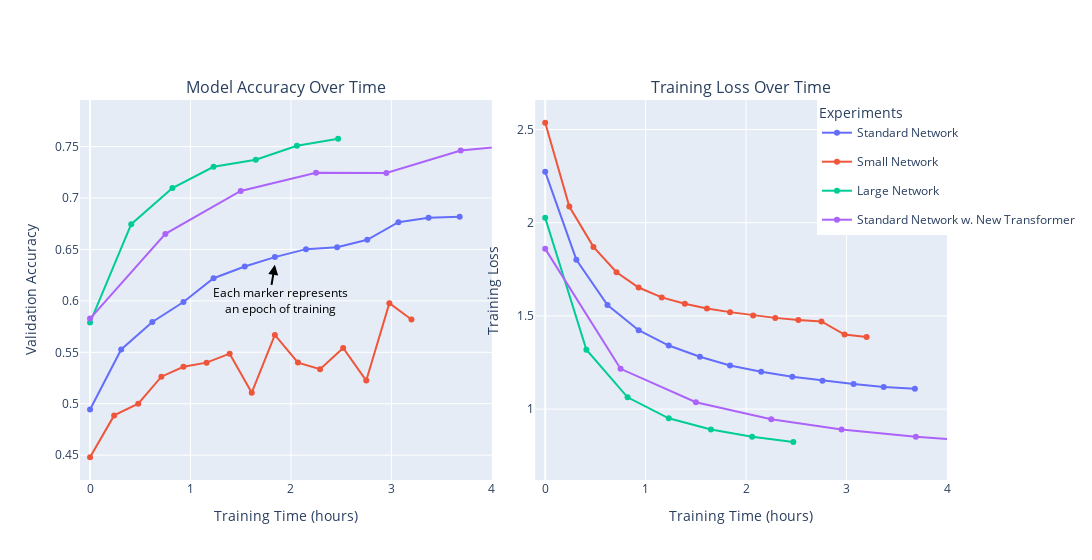

Here is the notebook cell this chart was saved with:
### Code cell
from plotly.subplots import make_subplots
import plotly.graph_objects as go

# Create subplots with 1 row and 2 columns
fig = make_subplots(
    rows=1, cols=2,
    subplot_titles=('Model Accuracy Over Time', 'Training Loss Over Time'),
    horizontal_spacing=0.05
)

# Get unique experiments for consistent coloring
experiments = pivot_df['experiment'].unique()
colors = px.colors.qualitative.Plotly[:len(experiments)]

# Add traces for each experiment
for i, experiment in enumerate(experiments):
    exp_data = pivot_df[pivot_df['experiment'] == experiment]
    
    # Add accuracy trace to first subplot
    fig.add_trace(
        go.Scatter(
            x=exp_data['time_from_start'],
            y=exp_data['Accuracy/val'],
            mode='lines+markers',
            name=experiment,
            line=dict(color=colors[i]),
            legendgroup=experiment,
        ),
        row=1, col=1
    )
    
    # Add training loss trace to second subplot
    fig.add_trace(
        go.Scatter(
            x=exp_data['time_from_start'],
            y=exp_data['Loss/train'],  # Use actual training loss column
            mode='lines+markers',
            name=experiment,
            line=dict(color=colors[i]),
            legendgroup=experiment,
            showlegend=False  # Don't show duplicate legend entries
        ),
        row=1, col=2
    )

# Update layout
fig.update_layout(
    width=2000,  # Increased width for two subplots
    height=560,
    legend=dict(x=1.02, y=1, xanchor='left', yanchor='top')
)

# Update x-axes
fig.update_xaxes(
    title_text='Training Time (hours)',
    range=[-0.1, 4],
    row=1, col=1
)
fig.update_xaxes(
    title_text='Training Time (hours)',
    range=[-0.1, 4],
    row=1, col=2
)

# Update y-axes
fig.update_yaxes(
    title_text='Validation Accuracy',
    row=1, col=1
)
fig.update_yaxes(
    title_text='Training Loss',
    row=1, col=2
)

# Add annotation to first subplot
fig.add_annotation(
    x=1.9, y=0.6, 
    text="Each marker represents<br>an epoch of training",
    showarrow=False, 
    font=dict(size=12, color="black"),
    row=1, col=1
)

# Add arrow to first subplot
fig.add_annotation(
    x=1.84, y=0.635, 
    ax=-5, ay=30,
    showarrow=True,
    arrowhead=2,
    arrowsize=1,
    arrowwidth=2,
    arrowcolor='black',
    font=dict(size=12, color="black"),
    row=1, col=1
)

# anchor legend to top right of right subplot
fig.update_layout(
    legend=dict(
        x=.85, y=1, 
        xanchor='left', 
        yanchor='top',
        title_text='Experiments',
        orientation='v'
    )
)

pio.write_image(fig, 'presentation_dual_1.jpg', 'jpg', scale=1)

fig.show()

### Figure 1 — Plotly figure (JSON) as saved in the notebook; plotly's stock layout.template omitted (floating-point values rounded to 4 significant figures)
{"data": [{"legendgroup": "Standard Network", "line": {"color": "#636EFA"}, "mode": "lines+markers", "name": "Standard Network", "type": "scatter", "x": [0.0, 0.31, 0.62, 0.93, 1.23, 1.54, 1.84, 2.15, 2.46, 2.76, 3.07, 3.37, 3.68], "xaxis": "x", "y": [0.4944, 0.5528, 0.5795, 0.5989, 0.622, 0.6334, 0.6425, 0.6503, 0.6522, 0.6594, 0.6765, 0.6809, 0.6817], "yaxis": "y"}, {"legendgroup": "Standard Network", "line": {"color": "#636EFA"}, "mode": "lines+markers", "name": "Standard Network", "showlegend": false, "type": "scatter", "x": [0.0, 0.31, 0.62, 0.93, 1.23, 1.54, 1.84, 2.15, 2.46, 2.76, 3.07, 3.37, 3.68], "xaxis": "x2", "y": [2.273, 1.802, 1.559, 1.423, 1.341, 1.281, 1.234, 1.2, 1.173, 1.152, 1.134, 1.119, 1.108], "yaxis": "y2"}, {"legendgroup": "Small Network", "line": {"color": "#EF553B"}, "mode": "lines+markers", "name": "Small Network", "type": "scatter", "x": [0.0, 0.24, 0.48, 0.71, 0.93, 1.16, 1.39, 1.61, 1.84, 2.07, 2.29, 2.52, 2.75, 2.98, 3.2], "xaxis": "x", "y": [0.448, 0.4887, 0.5001, 0.5263, 0.5359, 0.5399, 0.5487, 0.5108, 0.5669, 0.54, 0.5336, 0.5541, 0.5225, 0.5977, 0.5818], "yaxis": "y"}, {"legendgroup": "Small Network", "line": {"color": "#EF553B"}, "mode": "lines+markers", "name": "Small Network", "showlegend": false, "type": "scatter", "x": [0.0, 0.24, 0.48, 0.71, 0.93, 1.16, 1.39, 1.61, 1.84, 2.07, 2.29, 2.52, 2.75, 2.98, 3.2], "xaxis": "x2", "y": [2.536, 2.086, 1.87, 1.734, 1.652, 1.599, 1.566, 1.539, 1.52, 1.503, 1.489, 1.479, 1.471, 1.4, 1.387], "yaxis": "y2"}, {"legendgroup": "Large Network", "line": {"color": "#00CC96"}, "mode": "lines+markers", "name": "Large Network", "type": "scatter", "x": [0.0, 0.41, 0.82, 1.23, 1.65, 2.06, 2.47], "xaxis": "x", "y": [0.5789, 0.6745, 0.7097, 0.7304, 0.7372, 0.7508, 0.7576], "yaxis": "y"}, {"legendgroup": "Large Network", "line": {"color": "#00CC96"}, "mode": "lines+markers", "name": "Large Network", "showlegend": false, "type": "scatter", "x": [0.0, 0.41, 0.82, 1.23, 1.65, 2.06, 2.47], "xaxis": "x2", "y": [2.026, 1.318, 1.063, 0.9504, 0.8904, 0.8516, 0.8228], "yaxis": "y2"}, {"legendgroup": "Standard Network w. New Transformer", "line": {"color": "#AB63FA"}, "mode": "lines+markers", "name": "Standard Network w. New Transformer", "type": "scatter", "x": [0.0, 0.75, 1.5, 2.25, 2.95, 3.69, 4.44, 5.19, 5.91, 6.65, 7.39, 8.1, 8.82], "xaxis": "x", "y": [0.5828, 0.6651, 0.7068, 0.7246, 0.7242, 0.7463, 0.7533, 0.7528, 0.754, 0.7588, 0.7641, 0.7732, 0.7561], "yaxis": "y"}, {"legendgroup": "Standard Network w. New Transformer", "line": {"color": "#AB63FA"}, "mode": "lines+markers", "name": "Standard Network w. New Transformer", "showlegend": false, "type": "scatter", "x": [0.0, 0.75, 1.5, 2.25, 2.95, 3.69, 4.44, 5.19, 5.91, 6.65, 7.39, 8.1, 8.82], "xaxis": "x2", "y": [1.86, 1.216, 1.037, 0.9457, 0.8901, 0.8511, 0.8245, 0.8031, 0.7868, 0.7734, 0.7605, 0.75, 0.7416], "yaxis": "y2"}], "layout": {"annotations": [{"font": {"size": 16}, "showarrow": false, "text": "Model Accuracy Over Time", "x": 0.2375, "xanchor": "center", "xref": "paper", "y": 1, "yanchor": "bottom", "yref": "paper"}, {"font": {"size": 16}, "showarrow": false, "text": "Training Loss Over Time", "x": 0.7625, "xanchor": "center", "xref": "paper", "y": 1, "yanchor": "bottom", "yref": "paper"}, {"font": {"color": "black", "size": 12}, "showarrow": false, "text": "Each marker represents<br>an epoch of training", "x": 1.9, "xref": "x", "y": 0.6, "yref": "y"}, {"arrowcolor": "black", "arrowhead": 2, "arrowsize": 1, "arrowwidth": 2, "ax": -5, "ay": 30, "font": {"color": "black", "size": 12}, "showarrow": true, "x": 1.84, "xref": "x", "y": 0.635, "yref": "y"}], "height": 560, "legend": {"orientation": "v", "title": {"text": "Experiments"}, "x": 0.85, "xanchor": "left", "y": 1, "yanchor": "top"}, "width": 2000, "xaxis": {"anchor": "y", "domain": [0, 0.475], "range": [-0.1, 4], "title": {"text": "Training Time (hours)"}}, "xaxis2": {"anchor": "y2", "domain": [0.525, 1], "range": [-0.1, 4], "title": {"text": "Training Time (hours)"}}, "yaxis": {"anchor": "x", "domain": [0, 1], "title": {"text": "Validation Accuracy"}}, "yaxis2": {"anchor": "x2", "domain": [0, 1], "title": {"text": "Training Loss"}}}}
